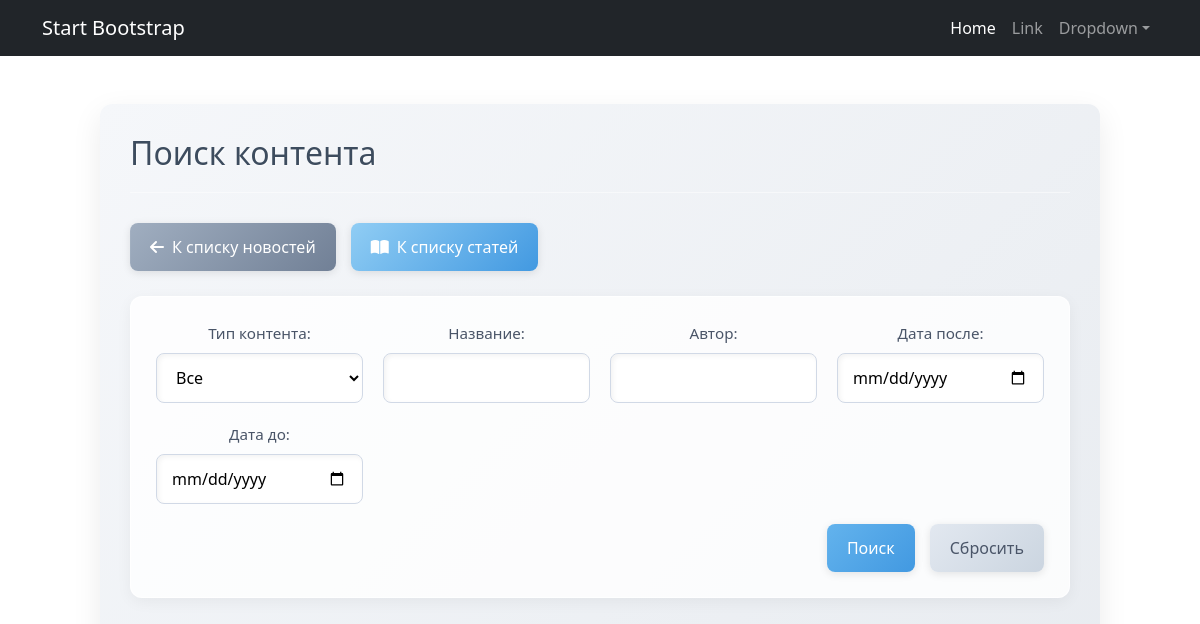
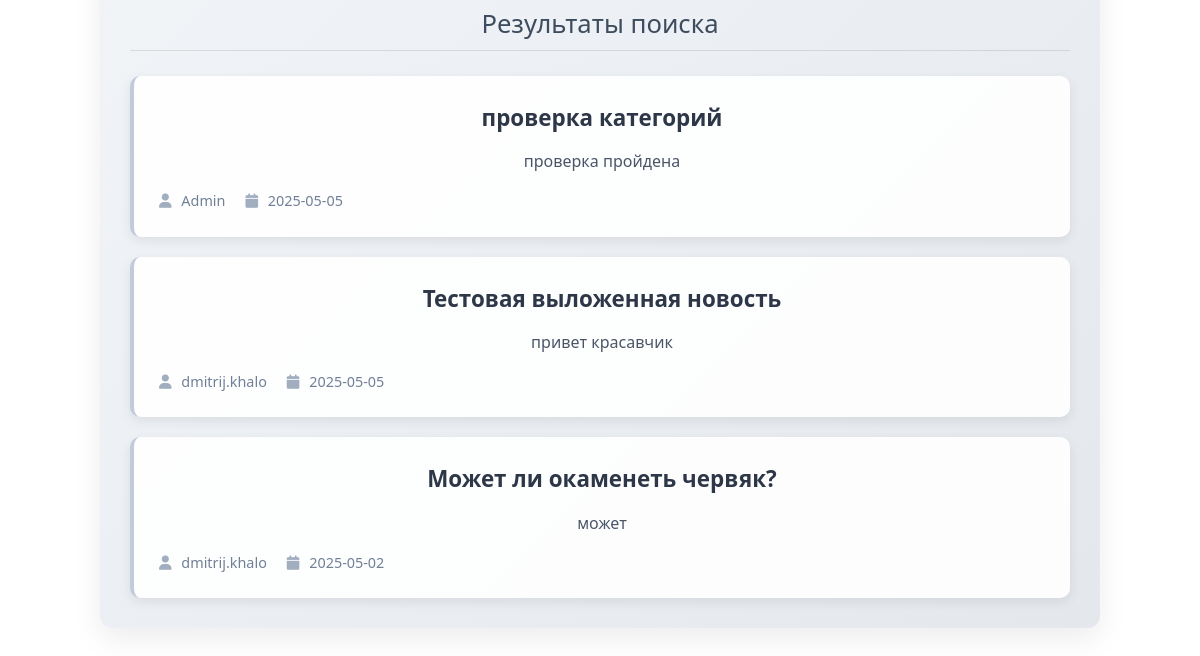
Page /news/search/ on the earlier database version (2 pictures, top to bottom).
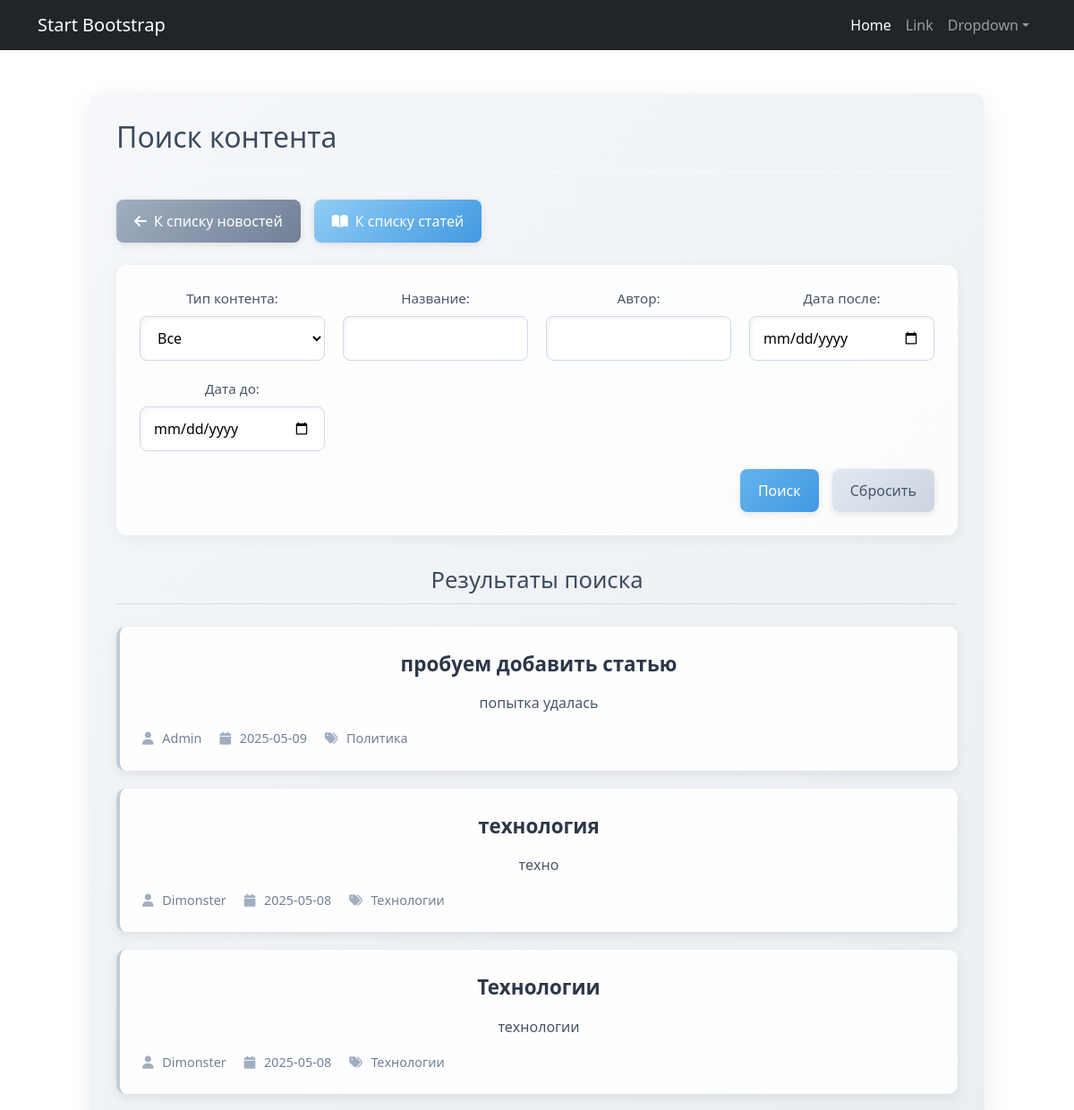
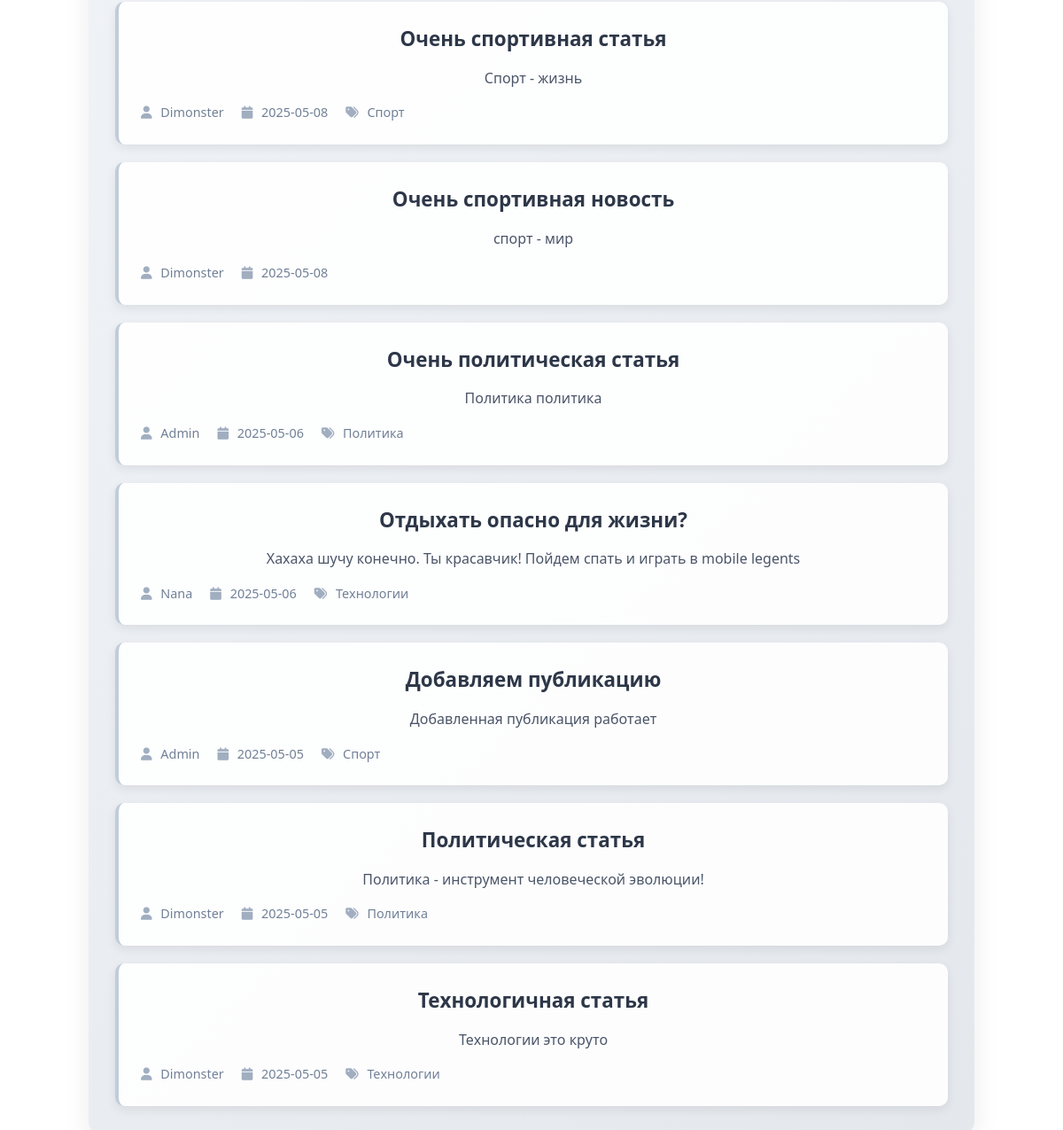
Same page on the later database version (2 pictures, top to bottom).
### info/models.py (models this page shows, shortened)
class Post(models.Model):
    ARTICLE = 'AR'
    NEWS = 'NW'
    TYPE_CHOICES = [
        (ARTICLE, 'Статья'),
        (NEWS, 'Новость'),
    ]
    author = models.ForeignKey(User, on_delete=models.CASCADE, related_name='posts')
    type = models.CharField(max_length=2, choices=TYPE_CHOICES, default=NEWS)
    created_at = models.DateTimeField(auto_now_add=True)
    categories = models.ManyToManyField('Category', through='PostCategory')
    title = models.CharField(max_length=255)
    content = models.TextField()
    rating = models.IntegerField(default=0)
    @property
    def is_article(self):
        return self.type == self.ARTICLE

class Article(models.Model):
    title = models.CharField(max_length=200)
    content = models.TextField()
    pub_date = models.DateTimeField('date published')
    author = models.ForeignKey(User, on_delete=models.CASCADE, related_name='articles')
    categories = models.ManyToManyField(Category, related_name='articles', verbose_name="Категории")
    class Meta:
        permissions = [
            ('can_create_article', 'Может создавать статью'),
            ('can_edit_article', 'Может редактировать статью'),
            ('can_delete_article', 'Может удалять статью'),
        ]
    @property
    def is_article(self):
        return True

class Category(models.Model):
    name = models.CharField(max_length=255, unique=True)
    subscribers = models.ManyToManyField(User, related_name='subscribed_categories', blank=True)

### info/views.py (the view, shortened to what this page needs)
# urls.py: path('news/search/', news_search, name='news_search'),
def news_search(request):
    form = NewsSearchForm(request.GET or None)
    content_type = request.GET.get('content_type', 'all')
    posts = Post.objects.all()
    articles = Article.objects.all()
    if content_type == 'news':
        results = posts
    elif content_type == 'articles':
        results = articles
    else:
        results = list(posts) + list(articles)
    if isinstance(results, list):
        results.sort(key=lambda x: x.created_at if hasattr(x, 'created_at') else x.pub_date, reverse=True)
    else:
        results = results.order_by('-created_at') if content_type == 'news' else results.order_by('-pub_date')
    paginator = Paginator(results, 10)
    page_number = request.GET.get('page')
    page_obj = paginator.get_page(page_number)
    return render(request, 'news_search.html', {
        'form': form,
        'results': page_obj,
        'content_type': content_type,
        'request': request
    })

### info/forms.py
class NewsSearchForm(forms.Form):
    title = forms.CharField(required=False, label='Название')
    author = forms.CharField(required=False, label='Автор')
    date_after = forms.DateField(required=False, label='Дата после', widget=forms.DateInput(attrs={'type': 'date'}))
    date_before = forms.DateField(required=False, label='Дата до', widget=forms.DateInput(attrs={'type': 'date'}))

### info/templatetags/my_filters.py (called while the page is built)
@register.filter(name='censor')
def censor(value):
    for pattern in BAD_PATTERNS:
        regex_pattern = re.compile(pattern, re.IGNORECASE)  # Игнорирование регистра
        value = regex_pattern.sub(lambda x: '*' * len(x.group()), value)
    return value

### templates/news_search.html (shortened to what this page needs)
{% extends 'default.html' %}
{% load my_filters %}
{% block content %}
<div class="search-container">
    <div class="search-header">
        <h1>Поиск контента</h1>
    </div>
    <div class="navigation-buttons">
        <a href="{% url 'news' %}" class="btn btn-back">
            <i class="fas fa-arrow-left"></i> К списку новостей
        </a>
        <a href="{% url 'articles' %}" class="btn btn-articles">
            <i class="fas fa-book-open"></i> К списку статей
        </a>
    </div>
    <form method="get" class="search-form">
        <div class="form-group">
            <label for="id_content_type">Тип контента:</label>
            <select id="id_content_type" name="content_type">
                <option value="all" {% if request.GET.content_type == 'all' %}selected{% endif %}>Все</option>
            </select>
        </div>
        <div class="form-group">
            <label for="id_title">Название:</label>
            <input type="text" id="id_title" name="title" value="{{ request.GET.title }}">
        </div>
        <div class="form-group">
            <label for="id_author">Автор:</label>
            <input type="text" id="id_author" name="author" value="{{ request.GET.author }}">
        </div>
        <div class="form-group">
            <label for="id_date_after">Дата после:</label>
            <input type="date" id="id_date_after" name="date_after" value="{{ request.GET.date_after }}">
        </div>
        <div class="form-group">
            <label for="id_date_before">Дата до:</label>
            <input type="date" id="id_date_before" name="date_before" value="{{ request.GET.date_before }}">
        </div>
        <div class="form-actions">
            <button type="submit" class="btn btn-primary">Поиск</button>
            <a href="{% url 'news_search' %}" class="btn btn-secondary">Сбросить</a>
        </div>
    </form>
    <h2 class="results-title">Результаты поиска</h2>
    <div class="results-list">
        {% for item in results %}
            <div class="result-card">
                <div class="result-title">
                    <a href="{% if item.is_article %}{% url 'article_detail' item.id %}{% else %}{% url 'news_detail' item.id %}{% endif %}">
                        {{ item.title|censor }}
                    </a>
                </div>
                <div class="result-preview">
                    {{ item.content|censor|truncatechars:100 }}
                </div>
                <div class="result-meta">
                    <span><i class="fa fa-user"></i>
                        {% if item.author.get_full_name %}
                            {{ item.author.get_full_name }}
                        {% else %}
                            {{ item.author.username }}
                        {% endif %}
                    </span>
                    <span><i class="fa fa-calendar"></i>
                        {% if item.is_article %}
                            {{ item.pub_date|date:"Y-m-d" }}
                        {% else %}
                            {{ item.created_at|date:"Y-m-d" }}
                        {% endif %}
                    </span>
                    {% if item.is_article and item.categories.all %}
                    <span><i class="fa fa-tags"></i>
                        {% for category in item.categories.all %}
                            {{ category.name }}{% if not forloop.last %}, {% endif %}
                        {% endfor %}
                    </span>
                    {% endif %}
                </div>
            </div>
        {% empty %}
            <div class="no-results">Ничего не найдено.</div>
        {% endfor %}
    </div>
</div>
<link rel="stylesheet" href="https://cdnjs.cloudflare.com/ajax/libs/font-awesome/6.0.0/css/all.min.css">
{% endblock %}

Differences in the rows shown:
no longer on this page (row unchanged): Post: title|censor "проверка категорий", content|censor "проверка пройдена", author.username "Admin", created_at "2025-05-05"
no longer on this page (row unchanged): Post: title|censor "Тестовая выложенная новость", content|censor "привет красавчик", author.username "dmitrij.khalo", created_at "2025-05-05"
no longer on this page (row unchanged): Post: title|censor "Может ли окаменеть червяк?", content|censor "может", author.username "dmitrij.khalo", created_at "2025-05-02"
added Article: title|censor "пробуем добавить статью", content|censor "попытка удалась", author.username "Admin", pub_date "2025-05-09"
now on this page (row unchanged): Category: name "Политика"
added Article: title|censor "технология", content|censor "техно", author.username "Dimonster", pub_date "2025-05-08"
now on this page (row unchanged): Category: name "Технологии"
added Article: title|censor "Технологии", content|censor "технологии", author.username "Dimonster", pub_date "2025-05-08"
added Article: title|censor "Очень спортивная статья", content|censor "Спорт - жизнь", author.username "Dimonster", pub_date "2025-05-08"
now on this page (row unchanged): Category: name "Спорт"
added Post: title|censor "Очень спортивная новость", content|censor "спорт - мир", author.username "Dimonster", created_at "2025-05-08"
added Article: title|censor "Очень политическая статья", content|censor "Политика политика", author.username "Admin", pub_date "2025-05-06"
added Article: title|censor "Отдыхать опасно для жизни?", content|censor "Хахаха шучу конечно. Ты красавчик! Пойдем спать и играть в mobile legents", author.username "Nana", pub_date "2025-05-06"
added Article: title|censor "Добавляем публикацию", content|censor "Добавленная публикация работает", author.username "Admin", pub_date "2025-05-05"
added Article: title|censor "Политическая статья", content|censor "Политика - инструмент человеческой эволюции!", author.username "Dimonster", pub_date "2025-05-05"
added Article: title|censor "Технологичная статья", content|censor "Технологии это круто", author.username "Dimonster", pub_date "2025-05-05"
